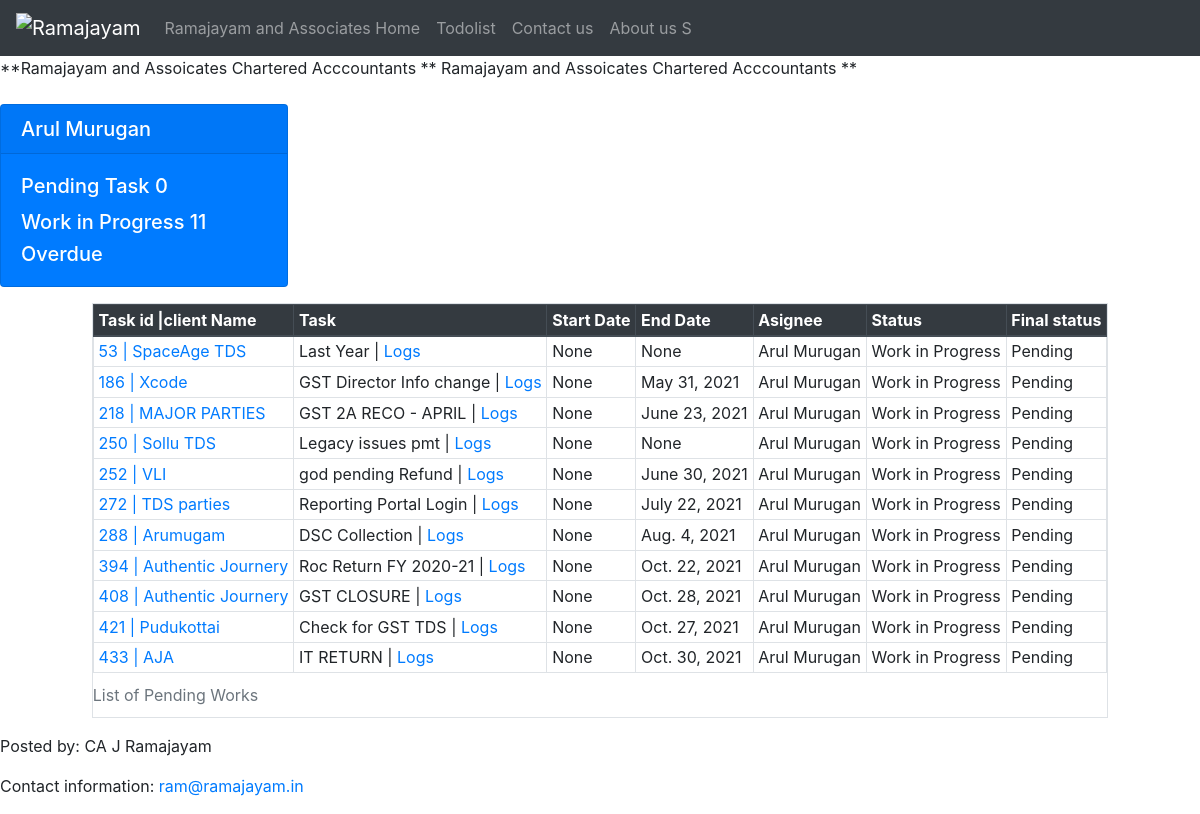
/todolist/arul, run on the app's committed database.
### todolist_app/models.py (models this page shows, shortened)
class Tasklist(models.Model):
    clientname= models.CharField(max_length=100,null=True,blank=True)
    task = models.CharField(max_length=100)
    startdate = models.DateField(default=timezone.now, blank=True, null=True)
    enddate = models.DateField(blank=True, null=True)
    assignee = models.CharField(max_length=30)
    status = models.CharField(max_length=30)
    fstatus = models.BooleanField(default=False)

### todolist_app/views.py (the view)
# urls.py: path('arul', views.todolist1, name='todolist1'),
def todolist1(request):
                all_tasks = Tasklist.objects.filter(assignee ='Arul Murugan').all()
                countarulpending = Tasklist.objects.filter(assignee = 'Arul Murugan').filter(status = 'Pending').count()
                countarulwip = Tasklist.objects.filter(assignee = 'Arul Murugan').filter(status = 'Work in Progress').count()
                context = {
                    'all_tasks': all_tasks,
                    'countarulpending': countarulpending,
                    'countarulwip': countarulwip,
                }
                return render(request, 'todolist1.html',context)

### todolist_app/templates/todolist1.html (shortened to what this page needs)
{% extends 'base.html' %}
{% block content %}
    <marquee direction="scroll">**Ramajayam and Assoicates Chartered Acccountants ** Ramajayam and Assoicates Chartered Acccountants ** </marquee>
<br/>
<div class="card-group">
<div class="card text-white bg-primary mb-3" style="max-width: 18rem;">
  <h5  class="card-header">Arul Murugan</h5>
  <div class="card-body">
    <h5 class="card-title">Pending Task {{ countarulpending }}</h5>
    <h5 class="card-text"> Work in Progress {{ countarulwip }}</h5>
    <h5 class="card-text"> Overdue</h5>
  </div>
</div>
</div>
<div class="row justify-content-center">
    <div class="col-auto">
    <table class="table table-bordered table-hover table-sm table-responsive"  >
            <caption>List of Pending Works</caption>
            <thead class="thead-dark">
                <tr>
                    <th scope="col">Task id |client Name</th>
                    <th scope="col">Task</th>
                    <th scope="col">Start Date</th>
                    <th scope="col">End Date</th>
                    <th scope="col">Asignee</th>
                    <th scope="col">Status</th>
                    <th scope="col">Final status</th>
                </tr>
            </thead>
            <tbody>
                {% if all_tasks %}
                    {% for obj in all_tasks %}
                        {% if obj.fstatus %}
                        {% else %}
                            <tr>
                                <td><a href="{% url 'edit_task' obj.id %}">{{ obj.id  }} | {{ obj.clientname  }}</a></td>
                                <td>{{ obj.task  }} | <a href="{% url 'view_task' obj.id %}"> Logs</a> </td>
                                <td>{{ obj.startdate  }}</td>
                                <td>{{ obj.enddate  }}</td>
                                <td>{{ obj.assignee  }}</td>
                                <td>{{ obj.status  }}</td>
                                <td>Pending</td>
                            </tr>
                        {% endif %}
                    {% endfor %}
                {% endif%}
            </tbody>
        </table>
    </div>
  </div>
{% endblock content %}

### taskmate2/templates/base.html (shortened to what this page needs)
{% load  static %}
<!doctype html>
<html lang="en">
  <head>
    <link rel="stylesheet" href="https://stackpath.bootstrapcdn.com/bootstrap/4.4.1/css/bootstrap.min.css">
<nav class="navbar navbar-expand-lg navbar-dark bg-dark">
  <a class="navbar-brand" href="{% url 'index' %}"><img src="{% static 'images/logo.png' %}" alt="Ramajayam"></a>
  <div class="collapse navbar-collapse" id="navbarNavAltMarkup">
    <div class="navbar-nav">
      <a class="nav-item nav-link" href="{% url 'index' %}">Ramajayam and Associates Home </a>
      <a class="nav-item nav-link" href="{% url 'todolist' %}">Todolist</a>
      <a class="nav-item nav-link" href="{% url 'contact' %}">Contact us</a>
      <a class="nav-item nav-link" href="{% url 'about' %}">About us S  </a>
    </div>
  </div>
</nav>
  </head>
  <body>
    {% block content %}
    {% endblock content %}
  <footer>
  <p>Posted by: CA J Ramajayam</p>
  <p>Contact information: <a href="mailto:ram@ramajayam.in">ram@ramajayam.in</a>	</p>
</footer
  </body>
</html>

### data on the page
Tasklist: id "53", clientname "SpaceAge TDS", task "Last Year", startdate "None", enddate "None", assignee "Arul Murugan", status "Work in Progress"
Tasklist: id "186", clientname "Xcode", task "GST Director Info change", startdate "None", enddate "May 31, 2021", assignee "Arul Murugan", status "Work in Progress"
Tasklist: id "218", clientname "MAJOR PARTIES", task "GST 2A RECO - APRIL", startdate "None", enddate "June 23, 2021", assignee "Arul Murugan", status "Work in Progress"
Tasklist: id "250", clientname "Sollu TDS", task "Legacy issues pmt", startdate "None", enddate "None", assignee "Arul Murugan", status "Work in Progress"
Tasklist: id "252", clientname "VLI", task "god pending Refund", startdate "None", enddate "June 30, 2021", assignee "Arul Murugan", status "Work in Progress"
Tasklist: id "272", clientname "TDS parties", task "Reporting Portal Login", startdate "None", enddate "July 22, 2021", assignee "Arul Murugan", status "Work in Progress"
Tasklist: id "288", clientname "Arumugam", task "DSC Collection", startdate "None", enddate "Aug. 4, 2021", assignee "Arul Murugan", status "Work in Progress"
Tasklist: id "394", clientname "Authentic Journery", task "Roc Return FY 2020-21", startdate "None", enddate "Oct. 22, 2021", assignee "Arul Murugan", status "Work in Progress"
Tasklist: id "408", clientname "Authentic Journery", task "GST CLOSURE", startdate "None", enddate "Oct. 28, 2021", assignee "Arul Murugan", status "Work in Progress"
Tasklist: id "421", clientname "Pudukottai", task "Check for GST TDS", startdate "None", enddate "Oct. 27, 2021", assignee "Arul Murugan", status "Work in Progress"
Tasklist: id "433", clientname "AJA", task "IT RETURN", startdate "None", enddate "Oct. 30, 2021", assignee "Arul Murugan", status "Work in Progress"

### other printed values
{{ countarulpending }} "0"
{{ countarulwip }} "11"
